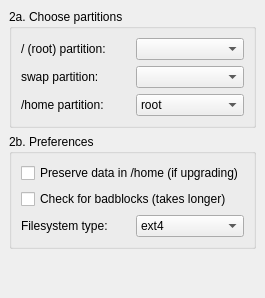
     <widget class="QWidget" name="Step_2">
      <layout class="QGridLayout">
       <property name="margin">
        <number>9</number>
       </property>
       <property name="spacing">
        <number>6</number>
       </property>
       <item row="2" column="0">
        <spacer>
         <property name="orientation">
          <enum>Qt::Vertical</enum>
         </property>
         <property name="sizeHint" stdset="0">
          <size>
           <width>20</width>
           <height>40</height>
          </size>
         </property>
        </spacer>
       </item>
       <item row="0" column="0">
        <widget class="QGroupBox" name="rootBox">
         <property name="sizePolicy">
          <sizepolicy hsizetype="MinimumExpanding" vsizetype="Minimum">
           <horstretch>0</horstretch>
           <verstretch>0</verstretch>
          </sizepolicy>
         </property>
         <property name="title">
          <string>2a. Choose partitions</string>
         </property>
         <layout class="QGridLayout">
          <property name="margin">
           <number>9</number>
          </property>
          <property name="spacing">
           <number>6</number>
          </property>
          <item row="1" column="1">
           <widget class="QComboBox" name="swapCombo">
            <property name="sizePolicy">
             <sizepolicy hsizetype="MinimumExpanding" vsizetype="Minimum">
              <horstretch>0</horstretch>
              <verstretch>0</verstretch>
             </sizepolicy>
            </property>
           </widget>
          </item>
          <item row="0" column="0">
           <widget class="QLabel" name="rootLabel">
            <property name="sizePolicy">
             <sizepolicy hsizetype="MinimumExpanding" vsizetype="Minimum">
              <horstretch>0</horstretch>
              <verstretch>0</verstretch>
             </sizepolicy>
            </property>
            <property name="font">
             <font/>
            </property>
            <property name="text">
             <string>/ (root) partition:</string>
            </property>
            <property name="wordWrap">
             <bool>false</bool>
            </property>
           </widget>
          </item>
          <item row="0" column="1">
           <widget class="QComboBox" name="rootCombo">
            <property name="sizePolicy">
             <sizepolicy hsizetype="MinimumExpanding" vsizetype="Minimum">
              <horstretch>0</horstretch>
              <verstretch>0</verstretch>
             </sizepolicy>
            </property>
           </widget>
          </item>
          <item row="1" column="0">
           <widget class="QLabel" name="swapLabel">
            <property name="sizePolicy">
             <sizepolicy hsizetype="MinimumExpanding" vsizetype="Minimum">
              <horstretch>0</horstretch>
              <verstretch>0</verstretch>
             </sizepolicy>
            </property>
            <property name="text">
             <string>swap partition:</string>
            </property>
            <property name="wordWrap">
             <bool>false</bool>
            </property>
           </widget>
          </item>
          <item row="2" column="0">
           <widget class="QLabel" name="homeLabel">
            <property name="sizePolicy">
             <sizepolicy hsizetype="MinimumExpanding" vsizetype="Minimum">
              <horstretch>0</horstretch>
              <verstretch>0</verstretch>
             </sizepolicy>
            </property>
            <property name="text">
             <string>/home partition:</string>
            </property>
            <property name="wordWrap">
             <bool>false</bool>
            </property>
           </widget>
          </item>
          <item row="2" column="1">
           <widget class="QComboBox" name="homeCombo">
            <property name="sizePolicy">
             <sizepolicy hsizetype="MinimumExpanding" vsizetype="Minimum">
              <horstretch>0</horstretch>
              <verstretch>0</verstretch>
             </sizepolicy>
            </property>
            <item>
             <property name="text">
              <string>root</string>
             </property>
            </item>
           </widget>
          </item>
         </layout>
        </widget>
       </item>
       <item row="1" column="0">
        <widget class="QGroupBox" name="partsPreferencesBox">
         <property name="sizePolicy">
          <sizepolicy hsizetype="MinimumExpanding" vsizetype="Minimum">
           <horstretch>0</horstretch>
           <verstretch>0</verstretch>
          </sizepolicy>
         </property>
         <property name="title">
          <string>2b. Preferences</string>
         </property>
         <layout class="QGridLayout">
          <property name="margin">
           <number>9</number>
          </property>
          <property name="spacing">
           <number>6</number>
          </property>
          <item row="1" column="0" colspan="2">
           <widget class="QCheckBox" name="badblocksCheck">
            <property name="sizePolicy">
             <sizepolicy hsizetype="MinimumExpanding" vsizetype="Minimum">
              <horstretch>0</horstretch>
              <verstretch>0</verstretch>
             </sizepolicy>
            </property>
            <property name="minimumSize">
             <size>
              <width>0</width>
              <height>0</height>
             </size>
            </property>
            <property name="text">
             <string>Check for badblocks (takes longer)</string>
            </property>
            <property name="checked">
             <bool>false</bool>
            </property>
           </widget>
          </item>
          <item row="2" column="1">
           <widget class="QComboBox" name="rootTypeCombo">
            <property name="sizePolicy">
             <sizepolicy hsizetype="MinimumExpanding" vsizetype="Minimum">
              <horstretch>0</horstretch>
              <verstretch>0</verstretch>
             </sizepolicy>
            </property>
            <item>
             <property name="text">
              <string>ext4</string>
             </property>
            </item>
            <item>
             <property name="text">
              <string>ext3</string>
             </property>
            </item>
            <item>
             <property name="text">
              <string>ext2</string>
             </property>
            </item>
            <item>
             <property name="text">
              <string>jfs</string>
             </property>
            </item>
            <item>
             <property name="text">
              <string>xfs</string>
             </property>
            </item>
            <item>
             <property name="text">
              <string>btrfs</string>
             </property>
            </item>
            <item>
             <property name="text">
              <string>reiserfs</string>
             </property>
            </item>
           </widget>
          </item>
          <item row="2" column="0">
           <widget class="QLabel" name="rootTypeLabel">
            <property name="sizePolicy">
             <sizepolicy hsizetype="MinimumExpanding" vsizetype="Minimum">
              <horstretch>0</horstretch>
              <verstretch>0</verstretch>
             </sizepolicy>
            </property>
            <property name="minimumSize">
             <size>
              <width>0</width>
              <height>0</height>
             </size>
            </property>
            <property name="font">
             <font/>
            </property>
            <property name="text">
             <string>Filesystem type:</string>
            </property>
            <property name="wordWrap">
             <bool>false</bool>
            </property>
           </widget>
          </item>
          <item row="0" column="0" colspan="2">
           <widget class="QCheckBox" name="saveHomeCheck">
            <property name="sizePolicy">
             <sizepolicy hsizetype="MinimumExpanding" vsizetype="Minimum">
              <horstretch>0</horstretch>
              <verstretch>0</verstretch>
             </sizepolicy>
            </property>
            <property name="text">
             <string>Preserve data in /home (if upgrading)</string>
            </property>
           </widget>
          </item>
         </layout>
        </widget>
       </item>
      </layout>
     </widget>
